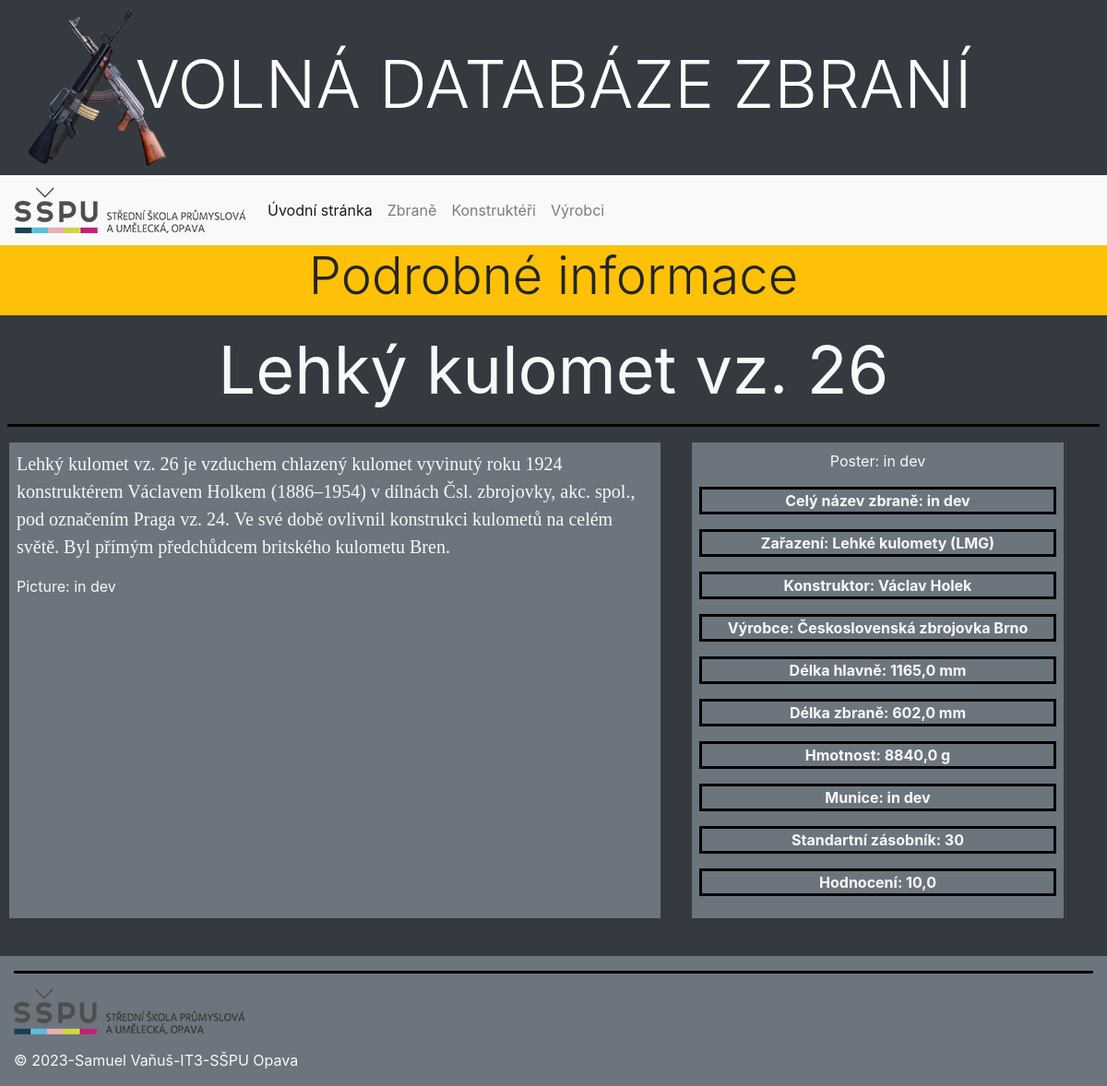
Page /guns/guns/4 on the committed database.
### guns/models.py (models this page shows, shortened)
class Gun(models.Model):
    name = models.CharField(max_length=100, unique=True, verbose_name="Označení zbraně",
                            help_text="Zadejte označení zbraně")
    length = models.FloatField(verbose_name="Celková délka zbraně (mm)",
                               help_text="Zadejte délku zbraně v milimetrech",
                               validators=[MinValueValidator(0.1), MaxValueValidator(2000.0)])
    barrel_length = models.FloatField(verbose_name="Délka hlavně zbraně (mm)",
                                      help_text="Zadejte délku hlavně zbraně v milimetrech",
                                      validators=[MinValueValidator(0.1), MaxValueValidator(2000.0)])
    weight = models.FloatField(verbose_name="Celková hmotnost zbraně (g)",
                               validators=[MinValueValidator(0.1), MaxValueValidator(20000.0)],
                               help_text="Zadejte hmotnost zbraně v gramech")
    magazine = models.IntegerField(verbose_name="Celková kapacita obvyklého zásobníku",
                                   help_text="Zadejte množtví munice v základním zásobníku zbraně", default=1)
    '''developed = models.PositiveIntegerField(blank=True, null=True,
                                             validators=[MinValueValidator(900), MaxValueValidator(2100)],
                                             verbose_name='Rok vydání', help_text='Zadejte rok vydání (1500 - 2100)')'''
    description = models.TextField(blank=True, verbose_name="Popis zbraně",
                                   help_text="Popište tuto zbraň (historie, vlastnosti"
                                             ", zvláštnosti...)")
    type = models.ManyToManyField(Type, help_text='Vyberte typ zbraně')
    maker = models.ManyToManyField(Maker, blank=True, help_text='Vyberte výrobce zbraně')
    inventor = models.ManyToManyField(Inventor, blank=True, help_text='Vyberte vynálezces zbraně')
    poster = models.ImageField(upload_to='guns/posters/', blank=True, null=True,
                               verbose_name="Poster")
    rate = models.FloatField(default=5.0,
                             validators=[MinValueValidator(1.0), MaxValueValidator(10.0)],
                             null=True,
                             verbose_name="Hodnocení",
                             help_text="Prosím, ohodnoťte na stupnici 1-10")
    class Meta:
        ordering = ["name"]

class Type(models.Model):
    name = models.CharField(max_length=50, unique=True, verbose_name="Označení typu",
                            help_text="Zadejte název typu")
    description = models.TextField(max_length=300, blank=True, null=True, verbose_name="Popis a charakteristika typu")
    class Meta:
        ordering = ["name"]

class Inventor(models.Model):
    name = models.CharField(max_length=80, verbose_name='Jméno vynálezce', help_text='Zadejte jméno vynálezce', )
    surname = models.CharField(max_length=50, verbose_name='Příjmení vynálezce', help_text='Zadejte příjmení vynálezce')
    birth = models.DateField(blank=True, null=True, verbose_name='Datum narození')
    death = models.DateField(blank=True, null=True, verbose_name='Datum úmrtí')
    about = models.TextField(blank=True, verbose_name='O vynálezci')
    class Meta:
        ordering = ['surname', 'name']
        verbose_name = 'Vynálezce'
        verbose_name_plural = 'Vynálezci'

class Maker(models.Model):
    name = models.CharField(max_length=100, unique=True, verbose_name="Název firmy/výrobce",
                            help_text="Zadejte název výrobce nebo firmy")
    address = models.CharField(blank=True, max_length=150, verbose_name="Adresa firmy/výrobce",
                               help_text='Zadejte adresu firmy nebo výrobce, pokud je známá.')
    about = models.TextField(max_length=300, blank=True, null=True,
                             verbose_name="O vyrábějící firmě nebo výrobci zbraně")
    class Meta:
        ordering = ["name"]

### guns/views.py (the view)
# urls.py: path('guns/<int:pk>', views.GunDetailView.as_view(), name='gun_detail'),
class GunDetailView(DetailView):
    model = Gun
    context_object_name = "gun_detail"
    template_name = 'gun/detail.html'

### guns/templates/gun/detail.html (shortened to what this page needs)
{% extends "base.html" %}
{% block content %}
<div class="row mb-3">
    <div class="col-sm-12 bg-warning">
        <h2 class="display-4 text-center">Podrobné informace</h2>
    </div>
</div>
<div class="mt-3 mb-3 pb-2 pl-2 pr-2">
    <h2 class="display-3 mt-3 text-center text-light"><strong>{{ gun_detail.name }}</strong></h2>
    <hr style="height:2px;text-align:left;margin-left:0;background-color:black">
    <div class="row mb-3">
        <div class="bg-secondary text-light col-lg-7 ml-3 mr-3 mb-3 p-2 border border-dark">
            <p class="text">{{ gun_detail.description }}</p>
            <p>Picture: in dev</p>
        </div>
        <div class="p-2 ml-3 mr-3 mb-3 bg-secondary col-lg-4 text-light text-center border border-dark">
            <p>Poster: in dev</p>
            <p class="detail"><strong>Celý název zbraně: in dev</strong></p>
            <p class="detail"><strong>Zařazení: {% for type in gun_detail.type.all %}{{ type.name }}{% endfor %}</strong></p>
            <p class="detail"><strong>Konstruktor: {% for inventor in gun_detail.inventor.all %}{{ inventor.name }}
                {{ inventor.surname }}{% if not forloop.last %}, {% endif %}{% endfor %}</strong></p>
            <p class="detail"><strong>Výrobce: {% for maker in gun_detail.maker.all %}{{ maker.name }}
                {% if not forloop.last %}, {% endif %}{% endfor %}</strong></p>
            <p class="detail"><strong>Délka hlavně: {{ gun_detail.length }} mm</strong></p>
            <p class="detail"><strong>Délka zbraně: {{ gun_detail.barrel_length }} mm</strong></p>
            <p class="detail"><strong>Hmotnost: {{ gun_detail.weight }} g</strong></p>
            <p class="detail"><strong>Munice: in dev</strong></p>
            <p class="detail"><strong>Standartní zásobník: {{ gun_detail.magazine }}</strong></p>
            <p class="detail"><strong>Hodnocení: {{ gun_detail.rate }}</strong></p>
        </div>
    </div>
</div>
{% endblock %}

### guns/static/css/style.css (style rules this page uses)
.detail { border-style: solid; border-color: black; }

### rows in the picture
Gun: name "Lehký kulomet vz. 26", description "Lehký kulomet vz. 26 je vzduchem chlazený kulomet vyvinutý roku 1924 konstruktérem Václavem Holkem (1886–1954) v dílnách Čsl. zbrojovky, akc. spol., pod označením Praga vz. 24. Ve své době ovlivnil konstrukci kulometů na celém světě. Byl přímým předchůdcem britského kulometu Bren.", length "1165,0", barrel_length "602,0", weight "8840,0", magazine "30", rate "10,0"
Type: name "Lehké kulomety (LMG)"
Inventor: name "Václav", surname "Holek"
Maker: name "Československá zbrojovka Brno"
